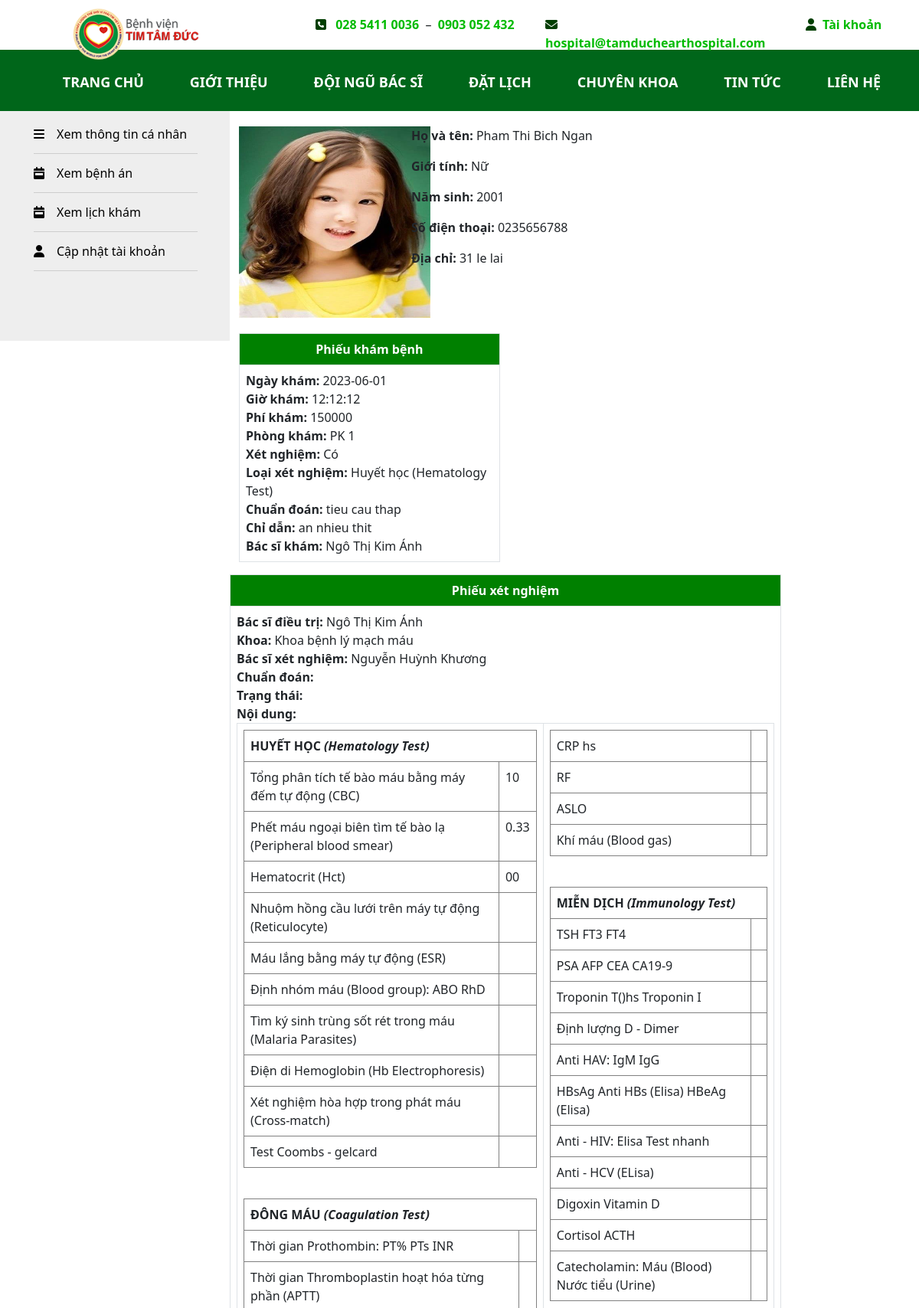
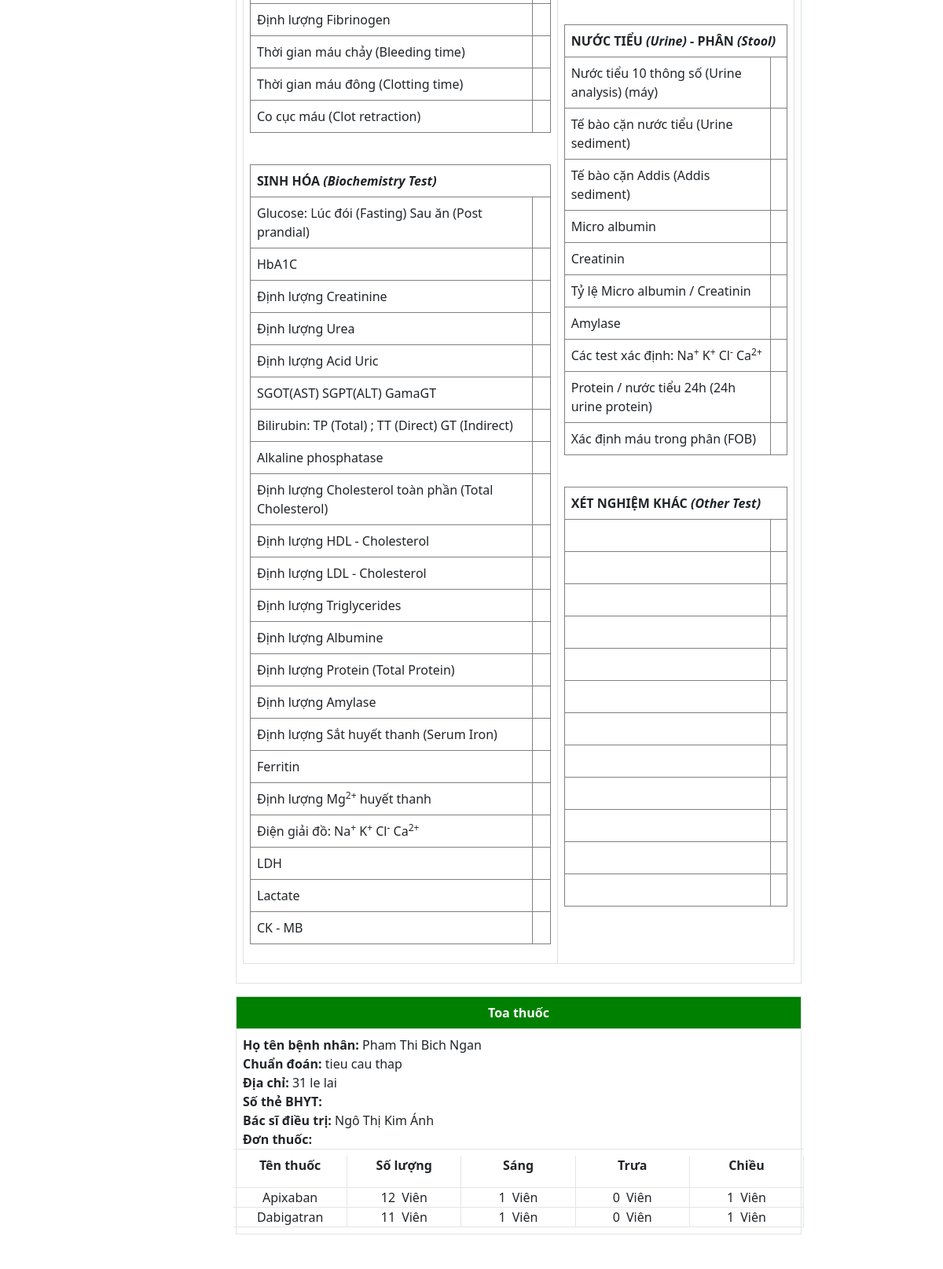
/patient/phieukhamct.php?id=2 (signed in, upper part), run on the app's committed database (2 pictures, top to bottom).
### tables this page shows
CREATE TABLE `phieukhambenh` (
  `id_phieukham` int(10) UNSIGNED NOT NULL,
  `ngaykham` date NOT NULL,
  `giokham` time NOT NULL,
  `xetnghiem` varchar(100) NOT NULL,
  `loaixetnghiem` varchar(100) NOT NULL,
  `phongkham` varchar(50) NOT NULL,
  `ketqua` text NOT NULL,
  `chidan` text NOT NULL,
  `phikham` double NOT NULL,
  `id_benhnhan` int(10) NOT NULL,
  `id_phieudk` int(10) NOT NULL,
  `id_bacsi` int(10) NOT NULL,
  `id_benhan` int(10) NOT NULL,
  `token` varchar(100) NOT NULL
);

CREATE TABLE `benhnhan` (
  `id_benhnhan` int(10) UNSIGNED NOT NULL,
  `tenbenhnhan` varchar(100) NOT NULL,
  `gioitinh` varchar(50) NOT NULL,
  `namsinh` varchar(11) NOT NULL,
  `diachi` varchar(100) NOT NULL,
  `sdt` varchar(100) NOT NULL,
  `hinhanh` varchar(255) NOT NULL,
  `token` varchar(100) NOT NULL
);

CREATE TABLE `bacsi` (
  `id_bacsi` int(10) UNSIGNED NOT NULL,
  `tenbacsi` varchar(50) NOT NULL,
  `gioitinh` varchar(50) NOT NULL,
  `namsinh` year(4) NOT NULL,
  `diachi` varchar(100) NOT NULL,
  `sdt` varchar(10) NOT NULL,
  `hinhanh` varchar(500) NOT NULL,
  `chucvu` varchar(255) NOT NULL,
  `mota` varchar(2000) NOT NULL,
  `noidung` longtext NOT NULL,
  `phong` varchar(100) NOT NULL,
  `id_khoa` int(11) NOT NULL
);

CREATE TABLE `phieuxetnghiem` (
  `id_phieuxetnghiem` int(10) UNSIGNED NOT NULL,
  `id_khoa` int(11) NOT NULL,
  `id_bacsi` int(11) NOT NULL,
  `phong` int(10) NOT NULL,
  `sogiuong` int(10) NOT NULL,
  `chuandoan` text NOT NULL,
  `trangthai` varchar(255) NOT NULL,
  `noidung` longtext NOT NULL,
  `status` int(11) NOT NULL,
  `id_phieukham` int(10) NOT NULL
);

CREATE TABLE `khoa` (
  `id_khoa` int(10) UNSIGNED NOT NULL,
  `tenkhoa` varchar(100) NOT NULL,
  `hinh` varchar(500) NOT NULL,
  `mota` text NOT NULL
);

CREATE TABLE `toathuoc` (
  `id_toathuoc` int(10) UNSIGNED NOT NULL,
  `tenthuoc` varchar(100) NOT NULL,
  `soluong` int(11) NOT NULL,
  `sang` int(11) NOT NULL,
  `trua` int(11) NOT NULL,
  `chieu` int(11) NOT NULL,
  `id_phieukham` int(10) NOT NULL
);

### patient/phieukhamct.php (the view, shortened to what this page needs)
<?php
include("../class/patient.php");
$p = new patient();
$id_phieukham = $_GET['id'];
$link = $p->connect();
$sql = "SELECT * FROM phieukhambenh WHERE id_phieukham = '$id_phieukham'";
$ketqua = mysqli_query($link, $sql);
$row1 = mysqli_fetch_array($ketqua);
?>
<!DOCTYPE html>
<html lang="en">
<head>
    <link href="https://cdn.jsdelivr.net/npm/bootstrap@5.0.2/dist/css/bootstrap.min.css" rel="stylesheet">
    <link rel="stylesheet" href="https://use.fontawesome.com/releases/v5.7.2/css/all.css">
</head>
<body>
    <?php
    include("header.php");
    include("menu.php");
    ?>
    <div class="row" style="margin: 0px;">
        <nav class="col-3">
            <ul>
                <li><a href="showinformation.php"><i class="fa fa-bars"></i>&emsp;Xem thông tin cá nhân</a></li>
                <li><a href="xembenhan.php"><i class="fa fa-calendar-week"></i>&emsp;Xem bệnh án</a></li>
                <li><a href="xemlichkham.php"><i class="fa fa-calendar-week"></i>&emsp;Xem lịch khám</a></li>
                <li><a href="updateaccount.php"><i class="fa fa-user"></i>&emsp;Cập nhật tài khoản</a></li>
            </ul>
        </nav>
        <div class="information col-9">
            <div class="row information-patient">
                <div class="col-3">
                    <?php $p->showimg("SELECT * FROM phieukhambenh WHERE id_phieukham = '$id_phieukham' ") ?>
                </div>
                <div class="col-8">
                    <?php
                    $p->showthongtinbenhan("SELECT * FROM phieukhambenh WHERE id_phieukham = '$id_phieukham' ")
                    ?>
                </div>
            </div>
            <div class="row phieu">
                <div class="information-phieukb col-6">
                    <?php
                    $link = $p->connect();
                    $sql = "select * from phieukhambenh where id_phieukham='$id_phieukham'";
                    $result = mysqli_query($link, $sql);
                    ?>
                    <table class="table table-bordered" id="information_phieukham" style="width:80%;">
                        <?php
                        while ($row = mysqli_fetch_array($result)) {
                            $ngaykham = $row['ngaykham'];
                            $giokham = $row['giokham'];
                            $phikham = $row['phikham'];
                            $phongkham = $row['phongkham'];
                            $ketqua = $row['ketqua'];
                            $chidan = $row['chidan'];
                            $id_bacsi = $row['id_bacsi'];
                            $xetnghiem = $row['xetnghiem'];
                            $loaixn = $row['loaixetnghiem'];
                        ?>
                            <tr style="text-align: center;font-weight: bold; color:white; background-color:green">
                                <th>Phiếu khám bệnh</th>
                            </tr>
                            <tr>
                                <td style="text-align: left;">
                                    <div id="pk_ngaykham"><b>Ngày khám: </b> <?php echo $ngaykham ?></div>
                                    <div id="pk_giokham"><b>Giờ khám: </b> <?php echo $giokham ?></div>
                                    <div id="pk_phi"><b>Phí khám: </b> <?php echo $phikham ?></div>
                                    <div id="pk_phongkham"><b>Phòng khám: </b> <?php echo $phongkham ?></div>
                                    <div id="pk_phongkham"><b>Xét nghiệm: </b> <?php echo $xetnghiem; ?></div>
                                    <div id="pk_phongkham"><b>Loại xét nghiệm: </b> <?php echo $loaixn; ?></div>
                                    <div id="pk_ketqua"><b>Chuẩn đoán: </b> <?php echo $ketqua ?></div>
                                    <div id="pk_diachi"><b>Chỉ dẫn: </b> <?php echo $chidan ?></div>
                                    <div id="pk_tenbs"><b>Bác sĩ khám: </b> <?php echo $p->laycot("select tenbacsi from bacsi where id_bacsi='$id_bacsi'") ?></div>
                                </td>
                            </tr>
                        <?php } ?>
                    </table>
                </div>
                <div class="information-ph col-6">
                    <table class="table table-bordered" id="information_phieukham" style="width:80%; height:80%;  margin-top:5px">
                    </table>
                </div>
            </div>
            <div class="row ">
                <?php
                $link = $p->connect();
                $sql = "select * from phieuxetnghiem where id_phieukham='$id_phieukham'";
                $ketqua = mysqli_query($link, $sql);
                ?>
                <table class="table table-bordered" id="information_phieukham" style="width:80%">
                    <?php
                    while ($row = mysqli_fetch_array($ketqua)) {
                        $id_khoa = $row['id_khoa'];
                        $chuandoan = $row['chuandoan'];
                        $trangthai = $row['trangthai'];
                        $noidung = $row['noidung'];
                        $id_bacsixn = $row['id_bacsi'];
                    ?>
                        <tr style="text-align: center;font-weight: bold; color:white; background-color:green">
                            <th>Phiếu xét nghiệm</th>
                        </tr>
                        <tr>
                            <td style="text-align: left;">
                                <div id="pxn_tenbs"><b>Bác sĩ điều trị: </b> <?php echo $p->laycot("select tenbacsi from bacsi where id_bacsi='" . $row1['id_bacsi'] . "'") ?></div>
                                <div id="pxn_khoa"><b>Khoa: </b> <?php echo $p->laycot("select tenkhoa from khoa where id_khoa='$id_khoa'") ?></div>
                                 <div id="pxn_phong"><b>Bác sĩ xét nghiệm: </b> <?php echo $p->laycot("SELECT tenbacsi FROM bacsi WHERE id_bacsi = '$id_bacsixn' ") ?></div>
                                <div id="pxn_chuandoan"><b>Chuẩn đoán: </b> <?php echo $chuandoan ?></div>
                                <div id="pxn_trangthai"><b>Trạng thái: </b> <?php echo $trangthai ?></div>
                                <div id="pxn_noidung"><b>Nội dung: </b><?php echo $noidung ?></div>
                            </td>
                        </tr>
                    <?php } ?>
                </table>
            </div>
            <div class="row">
                <?php
                  $sql1 = "select * from phieukhambenh where id_phieukham='$id_phieukham'";
                  $ketqua1 = mysqli_query($link, $sql1);
                  $rowbn = mysqli_fetch_array($ketqua1);
                  $id_benhnhan = $rowbn['id_benhnhan'];
                $link = $p->connect();
                $sql = "SELECT * FROM toathuoc WHERE id_phieukham='$id_phieukham'";
                $ketqua = mysqli_query($link, $sql);
                ?>
                <table class="table table-bordered" style="width:80%">
                    <?php
                    while ($row = mysqli_fetch_array($ketqua)) {
                        $id_phieukham = $row['id_phieukham'];
                        $sl = 'Viên';
                    ?>
                        <tr style="text-align: center;font-weight: bold; color:white; background-color:green">
                            <th>Toa thuốc</th>
                        </tr>
                        <td>
                        <div id="tt_chuandoan"><b>Họ tên bệnh nhân: </b> <?php echo $p->laycot("SELECT tenbenhnhan FROM benhnhan WHERE id_benhnhan ='$id_benhnhan'")
                                                                                    ?></div>
                                <div id="tt_chuandoan"><b>Chuẩn đoán: </b> <?php echo $p->laycot("SELECT ketqua FROM phieukhambenh WHERE id_phieukham ='$id_phieukham'")
                                                                            ?></div>
                                <div id="tt_chuandoan"><b>Địa chỉ: </b> <?php echo $p->laycot("SELECT diachi FROM benhnhan WHERE id_benhnhan ='$id_benhnhan'")
                                                                        ?></div>
                                <div id="tt_bhyt"><b>Số thẻ BHYT: </b> <?php
                                                                        ?></div>
                                <div id="tt_bs"><b>Bác sĩ điều trị: </b> <?php echo$p->laycot("select tenbacsi from bacsi where id_bacsi='" . $row1['id_bacsi'] . "'")   ?></div>
                                <div id="tt_noidung"><b>Đơn thuốc: <br> </b>
                                    <div class="row text-center" style="border-bottom:solid 1px #e5e5e5;border-top:solid 1px #e5e5e5;padding-top: 8px;">
                                        <div class="col" style="border-right:solid 1px #e5e5e5;">
                                            <p><b> Tên thuốc</b></p>
                                        </div>
                                        <div class="col" style="border-right:solid 1px #e5e5e5;">
                                            <p><b> Số lượng</b></p>
                                        </div>
                                        <div class="col" style="border-right:solid 1px #e5e5e5;">
                                            <p><b> Sáng</b></p>
                                        </div>
                                        <div class="col" style="border-right:solid 1px #e5e5e5;">
                                            <p><b>Trưa</b> </p>
                                        </div>
                                        <div class="col" style="border-right:solid 1px #e5e5e5;">
                                            <p><b>Chiều</b> </p>
                                        </div>
                                    </div>
                                </div>
                                <?php
                                if (!empty($ketqua)) :
                                    foreach ($ketqua as $key => $val1) :
                                ?>
                                        <div class="row text-center">
                                            <div class="col" style="border-right:solid 1px #e5e5e5;border-bottom:solid 1px #e5e5e5;"><?php echo $val1['tenthuoc'];?></div>
                                            <div class="col" style="border-right:solid 1px #e5e5e5;border-bottom:solid 1px #e5e5e5;"><?php echo $val1['soluong']; echo "&ensp;"; echo $sl; ?></div>
                                            <div class="col" style="border-right:solid 1px #e5e5e5;border-bottom:solid 1px #e5e5e5;"><?php echo $val1['sang']; echo "&ensp;"; echo $sl; ?></div>
                                            <div class="col" style="border-right:solid 1px #e5e5e5;border-bottom:solid 1px #e5e5e5;"><?php echo $val1['trua']; echo "&ensp;"; echo $sl; ?></div>
                                            <div class="col" style="border-right:solid 1px #e5e5e5;border-bottom:solid 1px #e5e5e5;"><?php echo $val1['chieu']; echo "&ensp;"; echo $sl; ?></div>
                                        </div>
                                <?php
                                    endforeach;
                                else :
                                    "Không có toa thuốc nào.";
                                endif;
                                ?>
                            </td>
                    <?php } ?>
                </table>
            </div>
        </div>
    </div>
    <?php
    include("footer.php");
    ?>
</body>
</html>

### class/patient.php (shortened to what this page needs)
<?php
class patient
{
    function connect()
    {
        $con = mysqli_connect("localhost","root","","benhvien");
        if(!$con)
        {
            echo "Không kết nối cơ sở dữ liệu";
            exit();
        }
        else
        {
            mysqli_set_charset($con,"utf8");
            return $con;
        }
    }
    function laycot($sql)
    {
        $link = $this->connect();
        $ketqua = mysqli_query($link,$sql);
        $i=mysqli_num_rows($ketqua);
        $giatri ='';
        if($i>0)
        {
            while($row = mysqli_fetch_array($ketqua))
            {
                $id = $row['0'];
                $giatri = $id;
            }
        }
        return $giatri;
    }
		public function showthongtinbenhan($sql)
		{
			$link = $this->connect();
			$ketqua = mysqli_query($link,$sql);
			$i = mysqli_num_rows($ketqua);
			if($i>0)
			{
				while($row = mysqli_fetch_array($ketqua))
				{
					$id_benhnhan = $row['id_benhnhan'];
					echo' <p><b>Họ và tên:</b> '.$this->laycot("SELECT tenbenhnhan FROM benhnhan WHERE id_benhnhan='$id_benhnhan'").'</p>
					<p><b>Giới tính:</b> '.$this->laycot("SELECT gioitinh FROM benhnhan WHERE id_benhnhan='$id_benhnhan'").'</p>
					<p><b>Năm sinh:</b> '.$this->laycot("SELECT namsinh FROM benhnhan WHERE id_benhnhan='$id_benhnhan'").'</p>
					<p><b>Số điện thoại:</b> '.$this->laycot("SELECT sdt FROM benhnhan WHERE id_benhnhan ='$id_benhnhan'").'</p>
					<p><b>Địa chỉ:</b> '.$this->laycot("SELECT diachi FROM benhnhan WHERE id_benhnhan = '$id_benhnhan'").'</p>';
				}
			}
		}
		public function showimg($sql)
		{
			$link = $this->connect();
			$ketqua = mysqli_query($link,$sql);
			$i = mysqli_num_rows($ketqua);
			if($i>0)
			{
				while($row = mysqli_fetch_array($ketqua))
				{
					$id_benhnhan = $row['id_benhnhan'];
					 echo '<img src="../img/'.$this->laycot("SELECT hinhanh FROM benhnhan WHERE id_benhnhan='$id_benhnhan' ").'" alt="" width="250" height="250"">' ;
				}
			}
		}
}
?>

### patient/phieukhamct.php (style rules this page uses)
nav { line-height: 30px; background-color: #eeeeee; height: 300px; width: auto; float: left; padding: 5px; }
nav ul { padding-right: 30px; }
nav ul li { padding: 10px 0px; border-bottom: 1px solid #cdcdcd; }
nav ul li a { color: black; text-decoration: none; }
nav ul { list-style: none; }
table { margin-left: 50px; }
.information-patient { padding-top: 20px; padding-bottom: 20px; }
table { margin-left: 0px; }

### patient/header.php (style rules this page uses)
li>a { color: #00bb00; }

### data on the page
phieukhambenh: id_benhnhan.hinhanh (picture), id_benhnhan.tenbenhnhan "Pham Thi Bich Ngan", id_benhnhan.gioitinh "Nữ", id_benhnhan.namsinh "2001", id_benhnhan.sdt "0235656788", id_benhnhan.diachi "31 le lai", ngaykham "2023-06-01", giokham "12:12:12", phikham "150000", phongkham "PK 1", xetnghiem "Có", loaixetnghiem "Huyết học (Hematology Test)", ketqua "tieu cau thap", chidan "an nhieu thit", id_bacsi.tenbacsi "Ngô Thị Kim Ánh"
phieuxetnghiem: id_phieukham.tenbacsi "Ngô Thị Kim Ánh", id_khoa.tenkhoa "Khoa bệnh lý mạch máu", id_bacsi.tenbacsi "Nguyễn Huỳnh Khương", noidung "HUYẾT HỌC (Hematology Test) Tổng phân tích tế bào máu bằng máy đếm tự động (CBC) 10 Phết máu ngoại biên tìm tế bào lạ (Peripheral blood smear) 0.33 Hematocrit (Hct) 00 Nhuộm hồng cầu lưới trên máy tự động (Reticulocyte) Máu lắng bằng máy tự động (ESR) Định nhóm máu (Blood group): ABO RhD Tìm ký sinh trùng sốt rét trong máu (Malaria Parasites) Điện di Hemoglobin (Hb Electrophoresis) Xét nghiệm hòa hợp trong phát máu (Cross-match) Test Coombs - gelcard ĐÔNG MÁU (Coagulation Test) Thời gian Prothombin: PT% PTs INR Thời gian Thromboplastin hoạt hóa từng phần (APTT) Định lượng Fibrinogen Thời gian máu chảy (Bleeding time) Thời gian máu đông (Clotting time) Co cục máu (Clot retraction) SINH HÓA…"
toathuoc: id_phieukham.tenbenhnhan "Pham Thi Bich Ngan", id_phieukham.ketqua "tieu cau thap", id_phieukham.diachi "31 le lai", id_phieukham.tenbacsi "Ngô Thị Kim Ánh", tenthuoc "Apixaban", soluong "12", sl "Viên", sang "1", trua "0", chieu "1"
toathuoc: tenthuoc "Dabigatran", soluong "11", sl "Viên", sang "1", trua "0", chieu "1"
